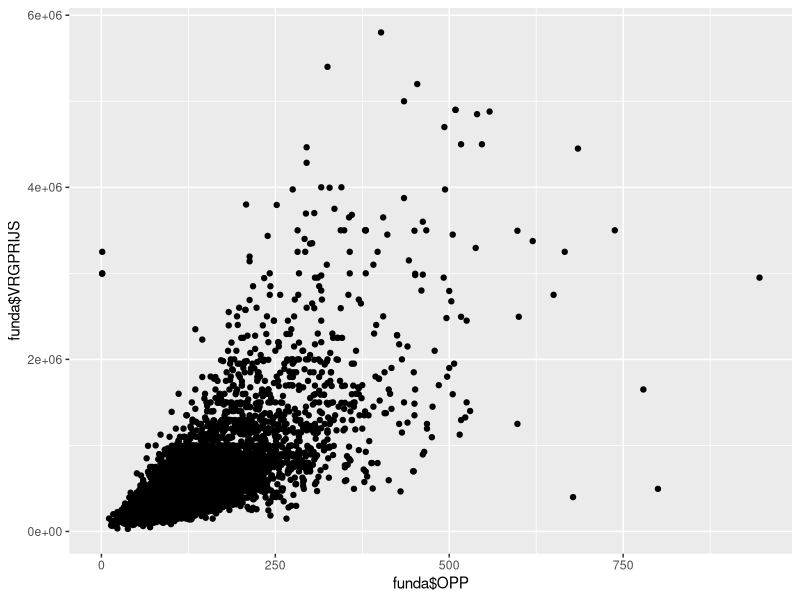
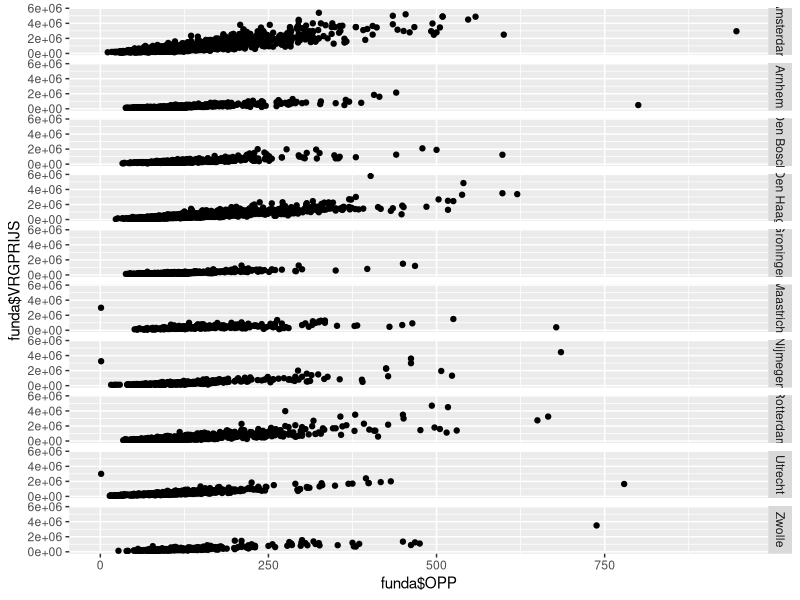
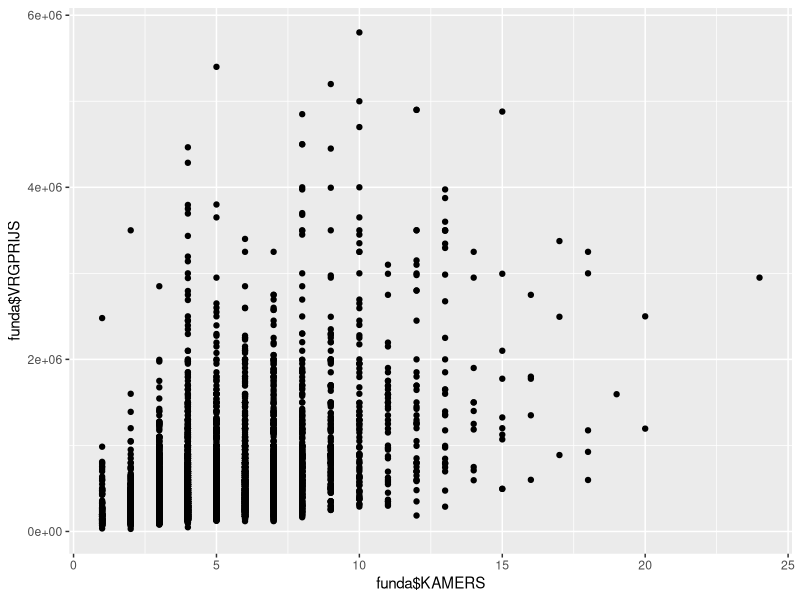
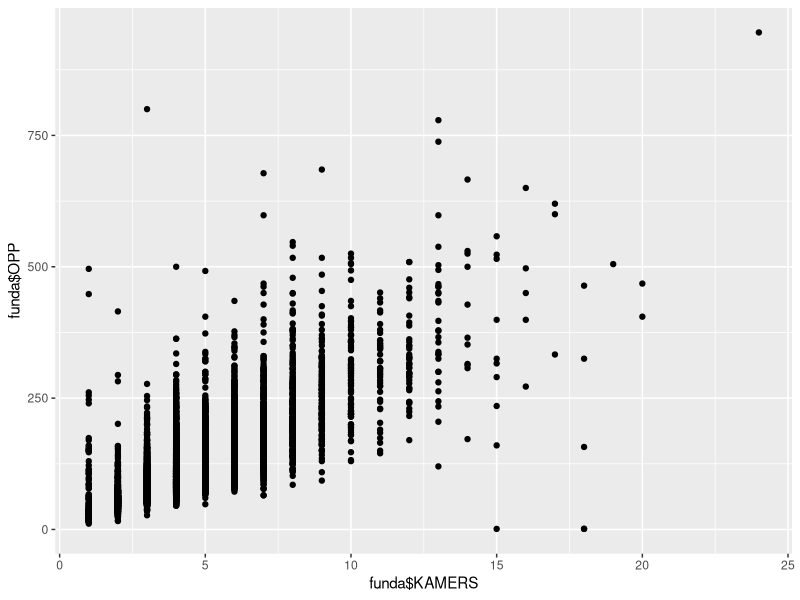

Reproduce these figures in R, in order.
#Maak een nieuw script in R.
#Lees het funda bestand opnieuw in.
library(readr)   #read_csv() functie
library(ggplot2)
library(scales)   #nodig om wetenschappelijke notatie om te zetten

#inlezen bestand
funda <- read_csv("datafiles/2018-10-04_tekoop_funda.csv")

#(i) Maak een scatterplot waarin de oppervlakte wordt uitgezet tegen de vraagprijs.
ggplot(data = funda, aes(x = funda$OPP, y= funda$VRGPRIJS)) +
  geom_point()

#(ii) Gebruik facet_grid() om voor elke van de tien plaatsen dit scatterplot te genereren.
ggplot(data = funda, aes(x = funda$OPP, y= funda$VRGPRIJS)) +
  geom_point() + facet_grid(PLAATS~.)

#(iii) Genereer een scatterplot met op de x-as het aantal kamers en op de y-as de vraagprijs.
ggplot(data = funda, aes(x = funda$KAMERS, y= funda$VRGPRIJS)) +
  geom_point()


#(iv) Genereer een scatterplot met op de x-as het aantal kamers en op de y-as de oppervlakte.
ggplot(data = funda, aes(x = funda$KAMERS, y= funda$OPP)) +
  geom_point()

